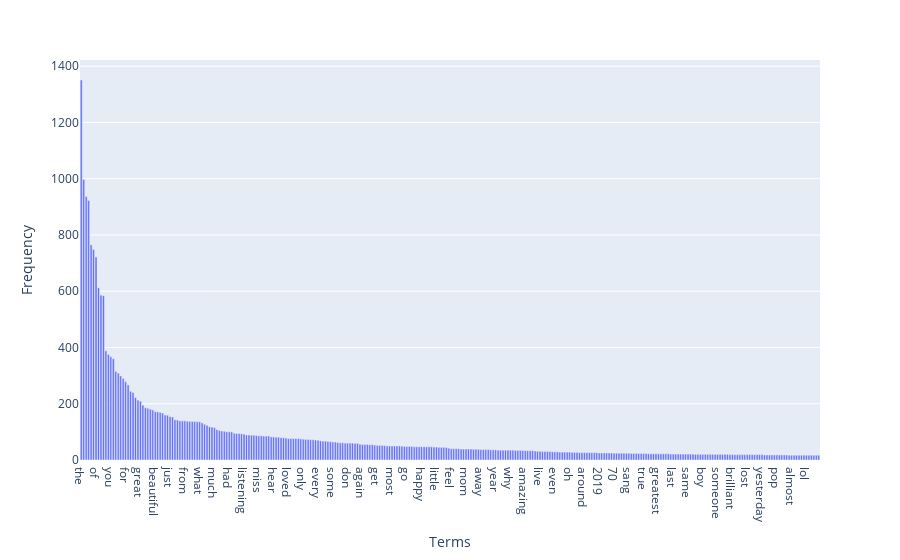

Notebook code for this chart:
### Markdown cell above
## 2.4 Aggregation
Observe the map above, we can see that the sparsity of DTM, so we might need to see the dataset in another point of view. One intuitive way is to calculate the frequency of each terms that it occurs in the whole corpus, that is, we can aggregate the whole objects to see the amount of each term frequency.

### Code cell
'''
Count the term frequency of each term in the dataset, 
then get the index from the most frequent term to the least frequent term.
'''
term_freq = np.asarray(dataset_dtm.sum(axis=0))[0]
sorted_tf_index = sorted(range(len(term_freq)), key=lambda k: term_freq[k], reverse=True)

# Visulize for the first 300 frequent terms
fig = px.bar(
        x=dtm_vectorizer.get_feature_names_out()[sorted_tf_index[:300]],
        y=term_freq[sorted_tf_index[:300]],
        labels={'x':'Term', 'y':'Frequency'},
)
fig.update_layout(xaxis_title="Terms",
                  yaxis_title="Frequency")
fig.show()

### Figure 1 — Plotly figure (JSON) as saved in the notebook; plotly's stock layout.template omitted (floating-point values rounded to 4 significant figures; data arrays with more than 128 entries replaced by an {"elided": "..."} marker saying what was removed)
{"data": [{"alignmentgroup": "True", "hovertemplate": "Term=%{x}<br>Frequency=%{y}<extra></extra>", "legendgroup": "", "marker": {"color": "#636efa", "pattern": {"shape": ""}}, "name": "", "offsetgroup": "", "orientation": "v", "showlegend": false, "textposition": "auto", "type": "bar", "x": {"elided": "300 str values"}, "xaxis": "x", "y": {"elided": "300 int values"}, "yaxis": "y"}], "layout": {"barmode": "relative", "legend": {"tracegroupgap": 0}, "margin": {"t": 60}, "xaxis": {"anchor": "y", "domain": [0, 1], "title": {"text": "Terms"}}, "yaxis": {"anchor": "x", "domain": [0, 1], "title": {"text": "Frequency"}}}}
